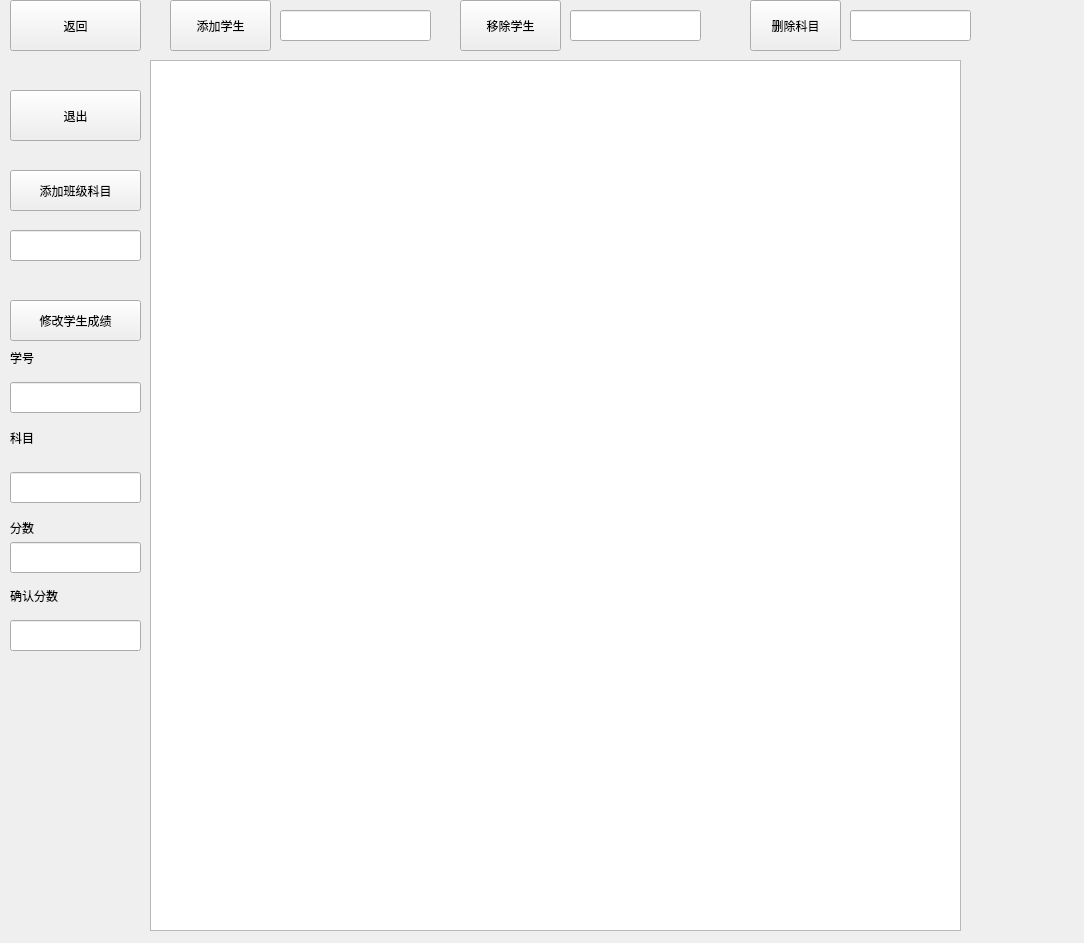
<?xml version="1.0" encoding="UTF-8"?>
<ui version="4.0">
 <class>enterClass</class>
 <widget class="QWidget" name="enterClass">
  <property name="geometry">
   <rect>
    <x>0</x>
    <y>0</y>
    <width>1084</width>
    <height>943</height>
   </rect>
  </property>
  <property name="windowTitle">
   <string>Form</string>
  </property>
  <widget class="QTextBrowser" name="mainT">
   <property name="geometry">
    <rect>
     <x>150</x>
     <y>60</y>
     <width>811</width>
     <height>871</height>
    </rect>
   </property>
  </widget>
  <widget class="QPushButton" name="back">
   <property name="geometry">
    <rect>
     <x>10</x>
     <y>0</y>
     <width>131</width>
     <height>51</height>
    </rect>
   </property>
   <property name="text">
    <string>返回</string>
   </property>
  </widget>
  <widget class="QPushButton" name="close">
   <property name="geometry">
    <rect>
     <x>10</x>
     <y>90</y>
     <width>131</width>
     <height>51</height>
    </rect>
   </property>
   <property name="text">
    <string>退出</string>
   </property>
  </widget>
  <widget class="QPushButton" name="one">
   <property name="geometry">
    <rect>
     <x>10</x>
     <y>170</y>
     <width>131</width>
     <height>41</height>
    </rect>
   </property>
   <property name="text">
    <string>添加班级科目</string>
   </property>
  </widget>
  <widget class="QLineEdit" name="one1">
   <property name="geometry">
    <rect>
     <x>10</x>
     <y>230</y>
     <width>131</width>
     <height>31</height>
    </rect>
   </property>
  </widget>
  <widget class="QPushButton" name="two">
   <property name="geometry">
    <rect>
     <x>10</x>
     <y>300</y>
     <width>131</width>
     <height>41</height>
    </rect>
   </property>
   <property name="text">
    <string>修改学生成绩</string>
   </property>
  </widget>
  <widget class="QLineEdit" name="two1">
   <property name="geometry">
    <rect>
     <x>10</x>
     <y>382</y>
     <width>131</width>
     <height>31</height>
    </rect>
   </property>
  </widget>
  <widget class="QLineEdit" name="two2">
   <property name="geometry">
    <rect>
     <x>10</x>
     <y>472</y>
     <width>131</width>
     <height>31</height>
    </rect>
   </property>
  </widget>
  <widget class="QLineEdit" name="two3">
   <property name="geometry">
    <rect>
     <x>10</x>
     <y>542</y>
     <width>131</width>
     <height>31</height>
    </rect>
   </property>
  </widget>
  <widget class="QLineEdit" name="two4">
   <property name="geometry">
    <rect>
     <x>10</x>
     <y>620</y>
     <width>131</width>
     <height>31</height>
    </rect>
   </property>
  </widget>
  <widget class="QLabel" name="label">
   <property name="geometry">
    <rect>
     <x>10</x>
     <y>350</y>
     <width>54</width>
     <height>16</height>
    </rect>
   </property>
   <property name="text">
    <string>学号</string>
   </property>
  </widget>
  <widget class="QLabel" name="label_2">
   <property name="geometry">
    <rect>
     <x>10</x>
     <y>430</y>
     <width>54</width>
     <height>16</height>
    </rect>
   </property>
   <property name="text">
    <string>科目</string>
   </property>
  </widget>
  <widget class="QLabel" name="label_3">
   <property name="geometry">
    <rect>
     <x>10</x>
     <y>520</y>
     <width>54</width>
     <height>16</height>
    </rect>
   </property>
   <property name="text">
    <string>分数</string>
   </property>
  </widget>
  <widget class="QLabel" name="label_4">
   <property name="geometry">
    <rect>
     <x>10</x>
     <y>580</y>
     <width>101</width>
     <height>31</height>
    </rect>
   </property>
   <property name="text">
    <string>确认分数</string>
   </property>
  </widget>
  <widget class="QPushButton" name="three">
   <property name="geometry">
    <rect>
     <x>170</x>
     <y>0</y>
     <width>101</width>
     <height>51</height>
    </rect>
   </property>
   <property name="text">
    <string>添加学生</string>
   </property>
  </widget>
  <widget class="QLineEdit" name="three1">
   <property name="geometry">
    <rect>
     <x>280</x>
     <y>10</y>
     <width>151</width>
     <height>31</height>
    </rect>
   </property>
  </widget>
  <widget class="QPushButton" name="four">
   <property name="geometry">
    <rect>
     <x>460</x>
     <y>0</y>
     <width>101</width>
     <height>51</height>
    </rect>
   </property>
   <property name="text">
    <string>移除学生</string>
   </property>
  </widget>
  <widget class="QLineEdit" name="four1">
   <property name="geometry">
    <rect>
     <x>570</x>
     <y>10</y>
     <width>131</width>
     <height>31</height>
    </rect>
   </property>
  </widget>
  <widget class="QPushButton" name="five">
   <property name="geometry">
    <rect>
     <x>750</x>
     <y>0</y>
     <width>91</width>
     <height>51</height>
    </rect>
   </property>
   <property name="text">
    <string>删除科目</string>
   </property>
  </widget>
  <widget class="QLineEdit" name="five1">
   <property name="geometry">
    <rect>
     <x>850</x>
     <y>10</y>
     <width>121</width>
     <height>31</height>
    </rect>
   </property>
  </widget>
 </widget>
 <resources/>
 <connections/>
</ui>
